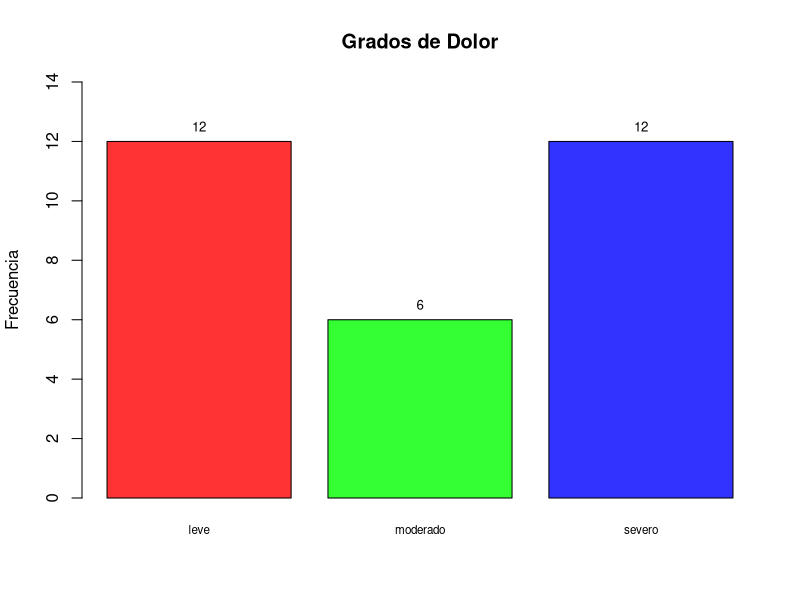
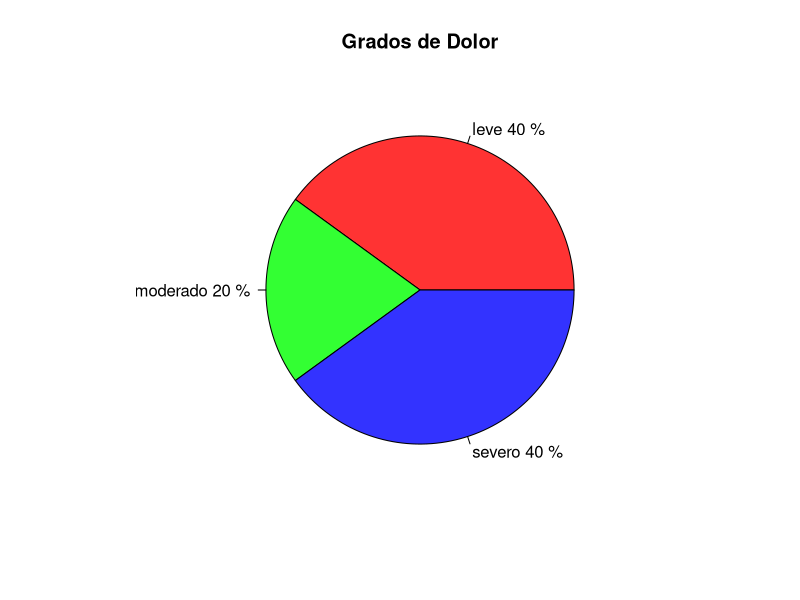

Reproduce these figures in R, in order.
## ---- chunk 1
knitr::opts_chunk$set(echo = TRUE)
## ---- chunk 2
rm(list = ls())

## ---- chunk 3
Grados_dolor <- factor(c("severo", "leve", "leve", "severo", "leve", "leve", "leve", "moderado", "moderado",
 "moderado", "moderado", "severo", "severo", "moderado", "leve", "severo", "leve", "severo", "severo",
 "severo", "leve", "moderado", "severo", "severo", "leve", "leve", "leve", "severo", "severo", "leve"),
                levels=c("leve","moderado","severo"),
                ordered=TRUE)
## ---- chunk 4
Grados_num <- as.numeric(Grados_dolor)
## ---- chunk 5
median(Grados_num)                      
levels(Grados_dolor)[median(Grados_num)]
## ---- chunk 6
quantile(Grados_num, probs=c(0.25,0.5,0.75))          # cuartiles en números
levels(Grados_dolor)[quantile(Grados_num, probs=c(0.25,0.5,0.75))]  # cuartiles como categorías
table(Grados_dolor)

freq_Grados <- table(Grados_dolor)
porc_Grados <- round(prop.table(freq_Grados)*100, 1)
## ---- chunk 7
mi_min <- names(freq_Grados)[which.min(freq_Grados)] 
(mi_min)
mi_max <- names(freq_Grados)[which.max(freq_Grados)] 
(mi_max)
## ---- chunk 8
bar_colors <- rainbow(length(freq_Grados), 0.8)

bp <- barplot(freq_Grados,
              col = bar_colors,
              main = "Grados de Dolor",
              xlab = "",
              ylab = "Frecuencia",
              ylim = c(0, max(freq_Grados)+2),
              cex.names = 0.7)

# Agregar valores encima de cada barra
text(bp, freq_Grados, labels = freq_Grados, pos = 3, cex = 0.8)


      
## ---- chunk 9
pie(freq_Grados,
    labels = paste(names(freq_Grados), porc_Grados, "%"),
    col = rainbow(length(freq_Grados), 0.8),
    main = "Grados de Dolor")
